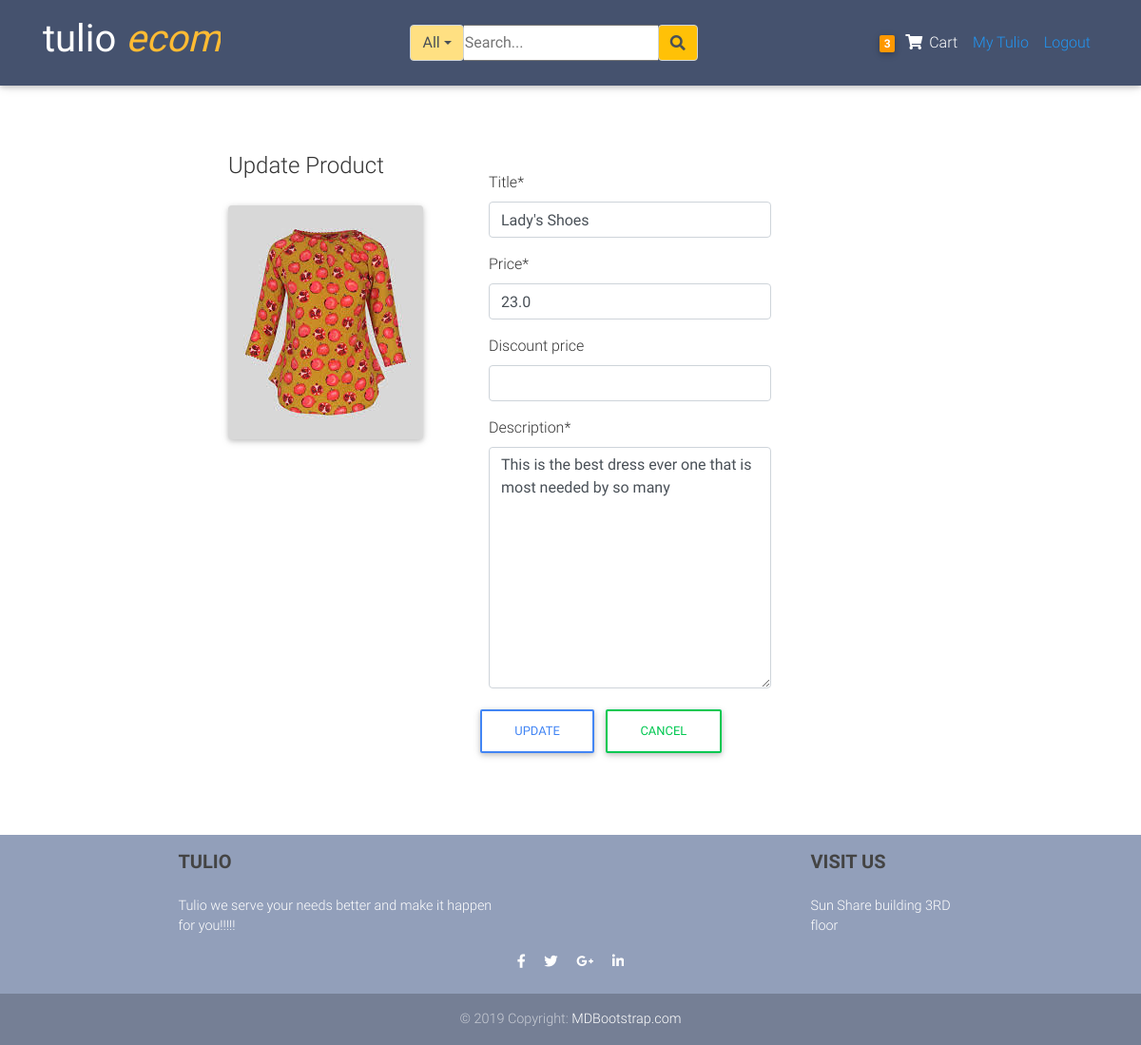
/products/most/update (signed in), run on the app's committed database.
### blogs/models.py (models this page shows, shortened)
class Order(models.Model):
	user           = models.ForeignKey(settings.AUTH_USER_MODEL,
	                        on_delete=models.CASCADE)
	items          = models.ManyToManyField(OrderItem)
	start_date     = models.DateTimeField(auto_now_add=True)
	ordered_date   = models.DateTimeField()
	ordered        = models.BooleanField(default=False)
	biling_address = models.ForeignKey("BillingAddress",
		          on_delete=models.SET_NULL, blank=True, null=True)
	payment        = models.ForeignKey("Payment",
		          on_delete=models.SET_NULL, blank=True, null=True)

class Item(models.Model):
	title           = models.CharField(max_length=100)
	price           = models.FloatField()
	discount_price  = models.FloatField(blank=True, null=True)
	category        = models.CharField(choices=CATEGORY_CHOICES, max_length=2)
	label           = models.CharField(choices=LABEL_CHOICES, max_length=2)
	image           = models.ImageField(upload_to='product_pictures')
	slug            = models.SlugField()
	description     = models.TextField()
	owner           = models.ForeignKey(User, on_delete=models.CASCADE)
	date            = models.DateTimeField(auto_now_add=True)
	objects         = ProductManager()

### blogs/views.py (the view, shortened to what this page needs)
# urls.py: path('products/<slug>/update',ItemUpdateView.as_view(), name = "update" ),
class ItemUpdateView(UserPassesTestMixin, LoginRequiredMixin, UpdateView):
	model = Item
	fields =['title', 'price', 'discount_price', 'description']
	template_name = 'blogs/itemUpdate.html'
	def test_func(self):
		item = self.get_object()
		if self.request.user ==item.owner:
			return True
		return False

### blogs/models.py (called while the page is built)
	def get_queryset(self):
		return ProductQuerySet(self.model, using=self._db)

### blogs/templatetags/cart_item_count.py (called while the page is built)
@register.filter
def cart_count(user):
	if user.is_authenticated:
		query_set = Order.objects.filter(user=user, ordered=False)
		if query_set.exists():
			return query_set[0].items.count()
	return 0

### blogs/templates/blogs/itemUpdate.html (shortened to what this page needs)
{% extends 'blogs/layout.html'%}
{%block content%}
{% load crispy_forms_tags%}
     <div class="center-card content-section col-md-8">
        <form method="POST">
        <fieldset class="form-group">
            <div class="row">
              <div class="col-md-4 ml-8 mr-8">
                  <legend>Update Product</legend>
                  <img class="card mb-4 mt-4" src="{{item.image.url}}">
              </div>
              <div class="col-md-6 ">
                    <div class="p-4">
                        <div class="mb-3">
                              {{form|crispy}}
                        </div>
                        <div class="row ">
                            <div class="p-10">
                              <button class="btn btn-outline-primary" type="submit">Update</button>
                            </div>
                            <div class="ml-10 mr-10">
                              <a class="btn btn-outline-success" href="{% url 'blogs:dashboard'%}">Cancel</a>
                            </div>
                        </div>
                    </div>
              </div>
          </div>
        </fieldset>
        </form>
    </div>
{% endblock content%}

### blogs/templates/blogs/nav.html
{%load cart_item_count%}
<nav class="navbar fixed-top navbar-expand-lg navbar-dark mdb-color scrolling-navbar">
    <div class="container">
      <a class="navbar-brand waves-effect" href="{%url 'blogs:home' %}" target="_blank">
          <h1>
             <strong class="white-text">tulio <em class="text-warning">ecom</em></strong>
          </h1>
      </a>
  {%include 'blogs/search_bar.html'%}
        <ul class="navbar-nav nav-flex-icons">
          <li>
            <div class="navbar-nav">
                  <li class="nav-item">
                      <a href="{%url 'blogs:order_summary'%}" class="nav-link waves-effect">
                        <span class="badge orange z-depth-1 mr-1"> {{request.user|cart_count}}</span>
                          <i class="fas fa-shopping-cart"></i>
                        <span class="clearfix d-none d-sm-inline-block"> Cart </span>
                      </a>
                  </li>
                {%if request.user.is_authenticated%}
                    <a class="nav-item nav-link blue-text" href="{%url 'blogs:dashboard'%}">My Tulio</a>
                    <a class="nav-item nav-link blue-text" href="{%url 'account_logout' %}">Logout</a>
                {%else%}
                    <a class="nav-item nav-link blue-text" href="{%url 'account_login' %}">Login</a>
                    <a class="nav-item nav-link blue-text" href="{%url 'account_signup'%}">Register</a>
                {%endif%}
            </div>
          </li>
        </ul>
      </div>
  </nav>

### blogs/static/blogs/main.css (style rules this page uses)
* { margin: 0; padding:0; }
body { background: #ffffff; color: #333333; margin-top: 5rem; }
ul,li { list-style: none }
h1, h2, h3, h4, h5, h6 { color: #444444; }
.site-header .navbar-nav .nav-link { color: #cbd5db; }
.content-section { background:#ffffff; padding: 20px 40px; margin-bottom: 20px; margin-right: 40px; margin-top:40px }
.center-card { margin-left: auto; margin-right: auto; align-items: center; align-content: center; }

### blogs/templates/blogs/layout.html (style rules this page uses)
html, body, header, .carousel { height: 60vh; }

### blogs/templates/blogs/itemUpdate.html (style rules this page uses)
.center-card { margin-left: auto; margin-right: auto; align-items: center; align-content: center; }

### data on the page
Item: image (picture), title "Lady's Shoes", price "23.0", description "This is the best dress ever one that is most needed by so many"

### other printed values
{{ request.user|cart_count }} "3"
